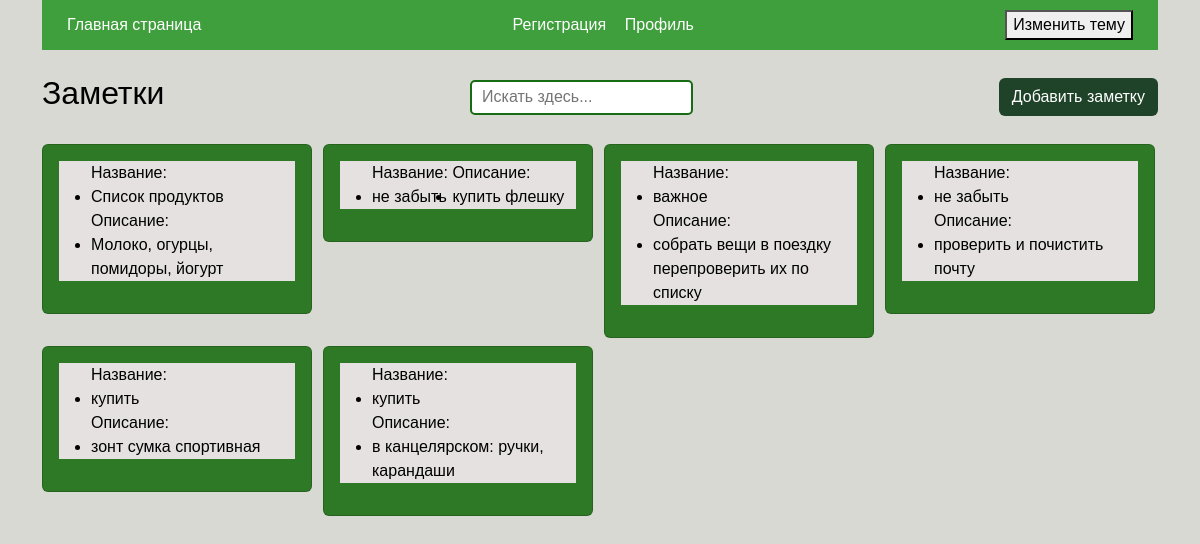
Before: / with the older database file.
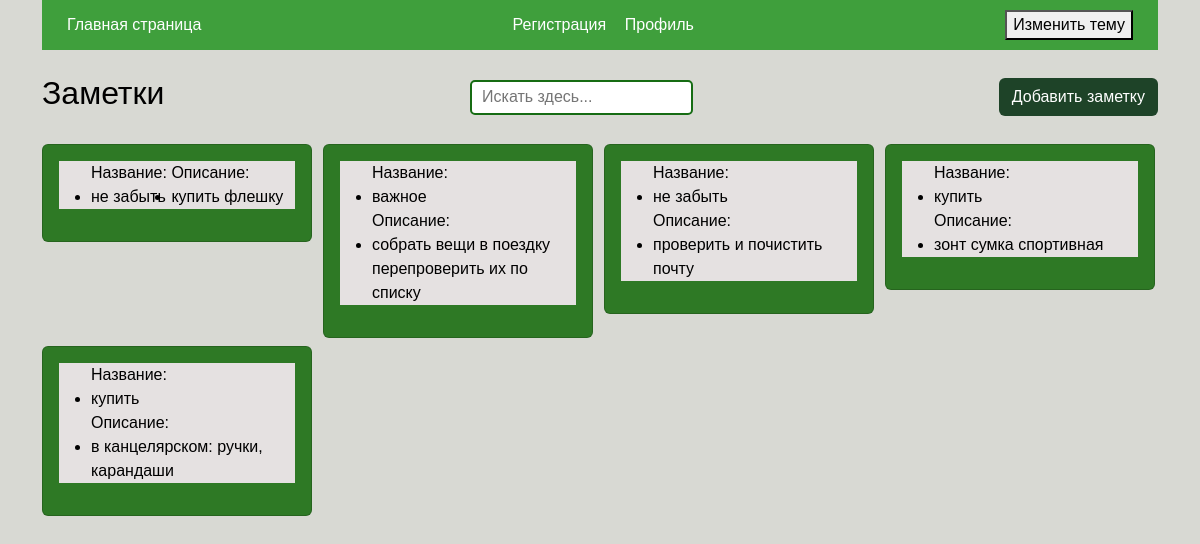
After: the same page with the newer database file.
### models.py (models this page shows)
class Advt(SQLModel, table=True):
    id: Optional[int] = Field(default=None, primary_key=True)
    user_id: Optional[str] = Field(default=None)
    title: str
    desc: str

### main.py (the view)
@app.get('/', response_model=User, tags=['Pages'])
async def get_index_page(request: Request):
    cookie = request.cookies.get('id')
    flag = False
    if cookie != None:
        flag = True
    statement = select(Advt)
    result = session.exec(statement).all()
    if result == None:
        raise HTTPException(status_code=status.HTTP_404_NOT_FOUND)
    return templates.TemplateResponse(
        request=request,
        name='index.html',
        context={
            'result': result,
            'flag': flag,
            'user_id': cookie
        }
    )

### templates/index.html (shortened to what this page needs)
<!DOCTYPE html>
<html lang="en">
<head>
    <link href="https://cdn.jsdelivr.net/npm/bootstrap@5.3.3/dist/css/bootstrap.min.css" rel="stylesheet"
>
</head>
<body class="light-theme">
    <div class="container">
        <div style='height:45px; display: flex; justify-content: space-between; align-items: center; padding: 25px;' class="header">
            <div class="left">
                <a href="/"> Главная страница </a>
            </div>
            <div style="width: 200px; display: flex; justify-content: space-around;" class="right">
                {% if flag == False %}
                <a href="/registration"> Регистрация </a>
                {% endif %}
                <a href="/login"> Профиль </a>
            </div>
            <div class="right">
            <div style='justify-content: space-between; align-items: center;' class="d-grid gap-2 d-md-block mx-auto">
                <button id='themeToggle'>Изменить тему</button>
            </div>
            </div>
        </div>
        <br>
        <div style="display: flex; justify-content: space-between; align-items: center;" class="">
            <div style="display: flex; justify-content: space-around;" class="who">
                <h2> Заметки </h2>
            </div>
            <div class="specific-style">
                <input type="text" id="elastic" placeholder="Искать здесь...">
            </div>
            <div class="">
                <a class="btn" href="/advt"> Добавить заметку </a>
            </div>
        </div>
        <br>
        <div class="row row-equal-height row-cols-1 row-cols-md-2 row-cols-lg-4 g-2">
            {% for i in result %}
            <div class="col">
                <div class="card">
                    <div class="">
                        <a href="/note/{{ i.id }}">
                        <div class="card-body">
                            <ul class="elastic">
                                <label> Название: <li class="elastic-item note-title"> {{ i.title }} </li> </label>
                                <label> Описание: <li class="elastic-item note-title"> {{ i.desc }} </li> </label>
                            </ul>
                        </div>
                        </a>
                    </div>
                </div>
            </div>
            {% endfor %}
        </div>
        <br>
    </div>
</body>
</html>

### templates/index.html (style rules this page uses)
body { font-family: Garamond, sans-serif; transition: background-color 0.7s ease; }
body.light-theme { background-color: #D8D9D3; color: #000000; }
.header { background-color: #3F9F3C; }
.btn { background-color: #1E4328; color: white; }
.card { background-color: #2E7925; min-width: 135px; max-width: 270px; }
.elastic { background-color: #E5E1E1; color: #000000; }
.specific-style { box-sizing: border-box; }
.specific-style input { height: 35px; padding-left: 10px; border: 2px solid #166C13; border-radius: 5px; outline: none; background: white; color: #404040; }
a { text-decoration: none; color: #ffffff; }

Changed rows visible on the page:
removed Advt: title "Список продуктов", desc "Молоко, огурцы, помидоры, йогурт"
